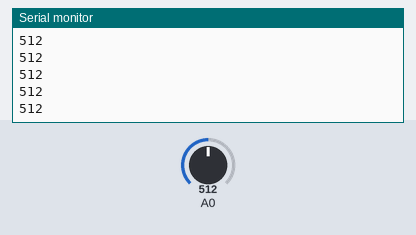
Bench run of a sketch on a simulated Arduino Uno, built with avr-gcc and run on an emulated ATmega328P. Parts: the last lines printed to the serial monitor. The test bench sets the inputs (shaded band); at power-on: A0 = 512.

Above: at 1.2 s.
1.3 s: A0 set to 716
At 1.8 s:
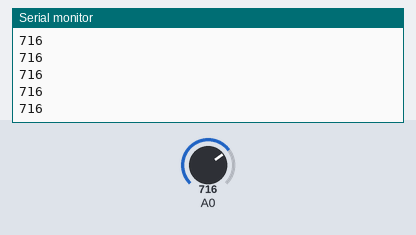
2.8 s: A0 set to 900
At 3.5 s:
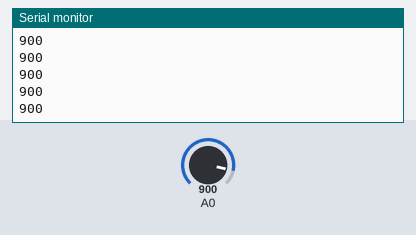
Timing chart, 0 to 5.8 s (numbered marks = the images above; inputs shaded):
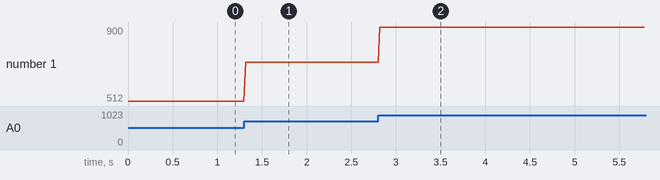

The sketch:

Milestone_1.ino
```cpp
void setup() {
  // put your setup code here, to run once:
pinMode(8,INPUT);
Serial.begin(9600);
}

void loop() {
  // put your main code here, to run repeatedly:
Serial.println(analogRead(A0));
delay(20);
}
```

Measured:
- after the input at 1.3 s, the serial monitor: prints a new line at once (image 1)
- after the input at 2.8 s, the serial monitor: prints a new line at once (image 2)
- plotted number 1: 512 → 716 after the input at 1.3 s, 716 → 900 after the input at 2.8 s
